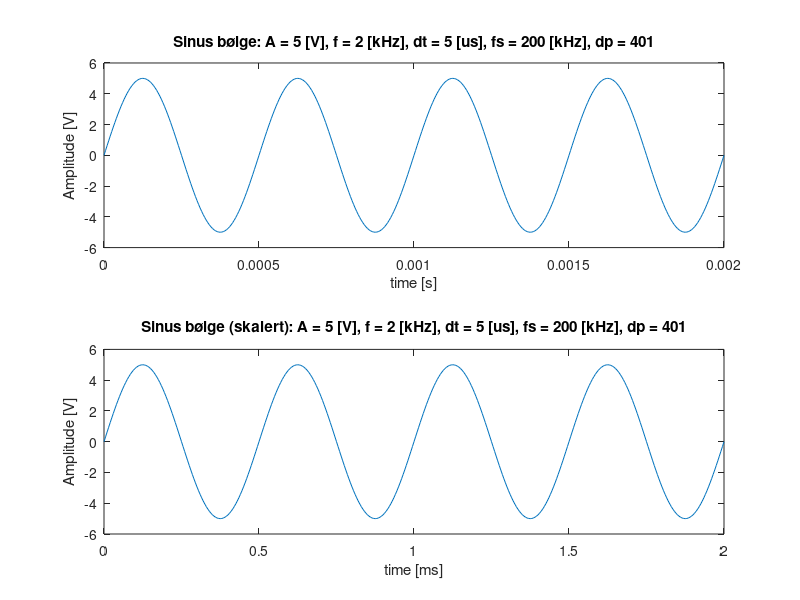
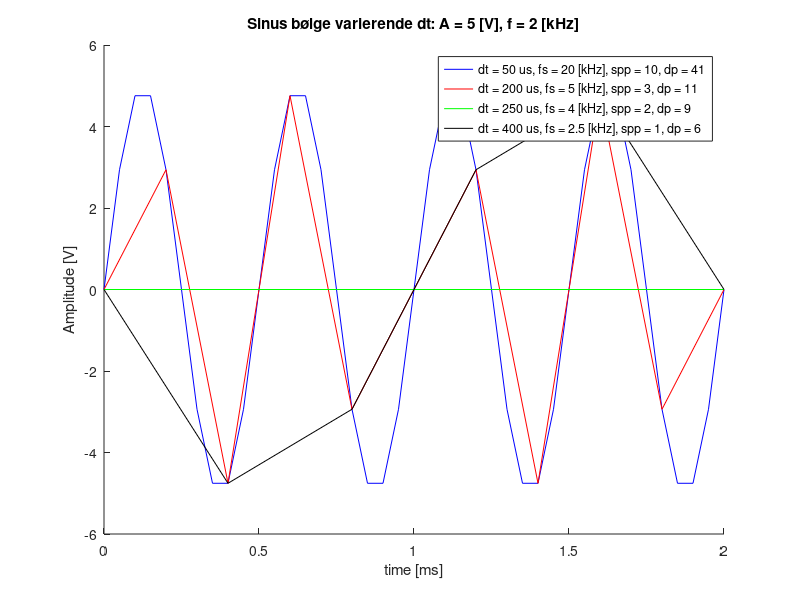
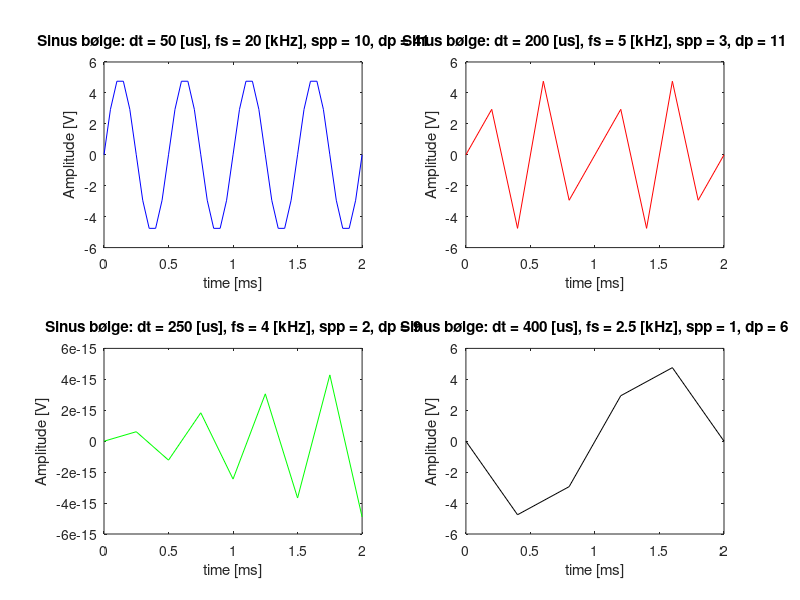

Write MATLAB code to recreate these figures, in order.
% Oppgave 2
% Oppgave 2

% a)
dt = 5e-6; # s 
fs = 1/dt;
t_start = 0; # s
t_end = 2e-3; # s

t = t_start:dt:t_end; 

% b) 
A = 5; # V
f = 2e3; # Hz
w = 2*pi*f;

s = A*sin(w*t);

figure(1);
subplot(2,1,1)
plot(t, s);

xlabel("time [s]"); ylabel("Amplitude [V]");
ttl = sprintf("Sinus bølge: A = %d [V], f = %d [kHz], dt = %g [us], fs = %g [kHz], dp = %d", A, f/1e3, dt*1e6, fs/1e3, length(t)); 
title(ttl);

% b)
subplot(2,1,2)
plot(t*1e3, s);

xlabel("time [ms]"); ylabel("Amplitude [V]");
ttl = sprintf("Sinus bølge (skalert): A = %d [V], f = %d [kHz], dt = %g [us], fs = %g [kHz], dp = %d", A, f/1e3, dt*1e6, fs/1e3, length(t)); 
title(ttl);

% c-f
dts = [50e-6, 200e-6, 250e-6, 400e-6]; # steg lengder
colors = ["b", "r", "g", "k"];

figure(3)
hold on; 
for i = 1:length(dts); # loope gjennom alle seg lengder
    dt_i = dts(i);
    fs_i = 1/dt_i;
    t_i = t_start:dt_i:t_end; 
    s_i = A*sin(w*t_i);
    spp_i = uint32(fs_i/f); # ca sample pr periode 

    plot(t_i*1e3, s_i, colors(i), "DisplayName", sprintf("dt = %g us, fs = %g [kHz], spp = %d, dp = %d", dt_i*1e6, fs_i/1e3, spp_i, length(t_i)));
end;

ttl = sprintf("Sinus bølge varierende dt: A = %d [V], f = %d [kHz]", A, f/1e3); 
title(ttl);
xlabel("time [ms]"); ylabel("Amplitude [V]");
legend();

hold off;

figure(4);
for i = 1:length(dts)
    dt_i = dts(i);
    fs_i = 1/dt_i;
    t_i = t_start:dt_i:t_end; 
    s_i = A*sin(w*t_i);
    spp_i = uint32(fs_i/f); # ca sample pr periode

    subplot(2,2, i);
    plot(t_i*1e3, s_i, colors(i));

    xlabel("time [ms]"); ylabel("Amplitude [V]");
    ttl_i = sprintf("Sinus bølge: dt = %g [us], fs = %g [kHz], spp = %d, dp = %d", dt_i*1e6, fs_i/1e3, spp_i, length(t_i));
    title(ttl_i);
end;
